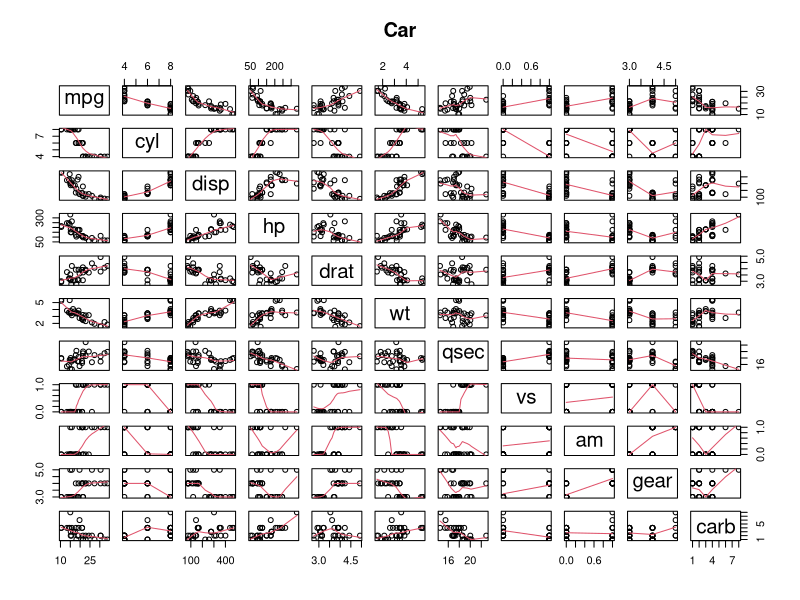
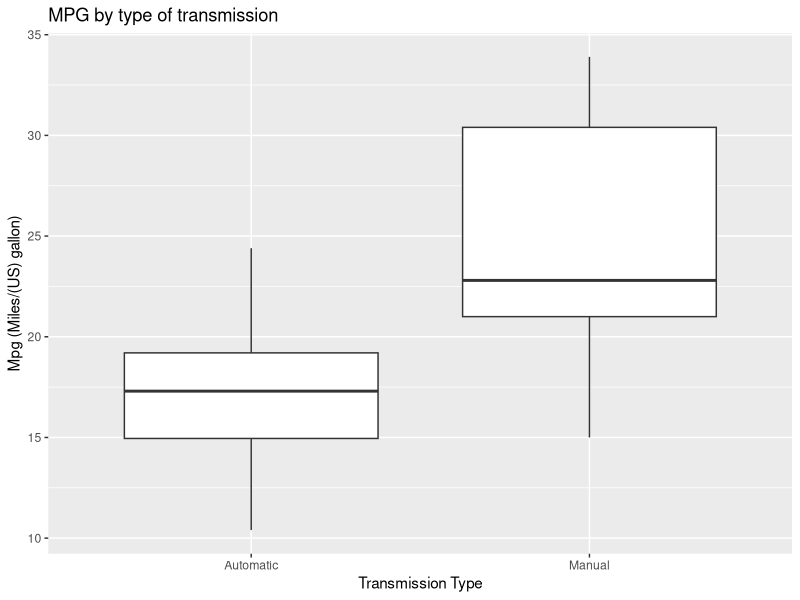
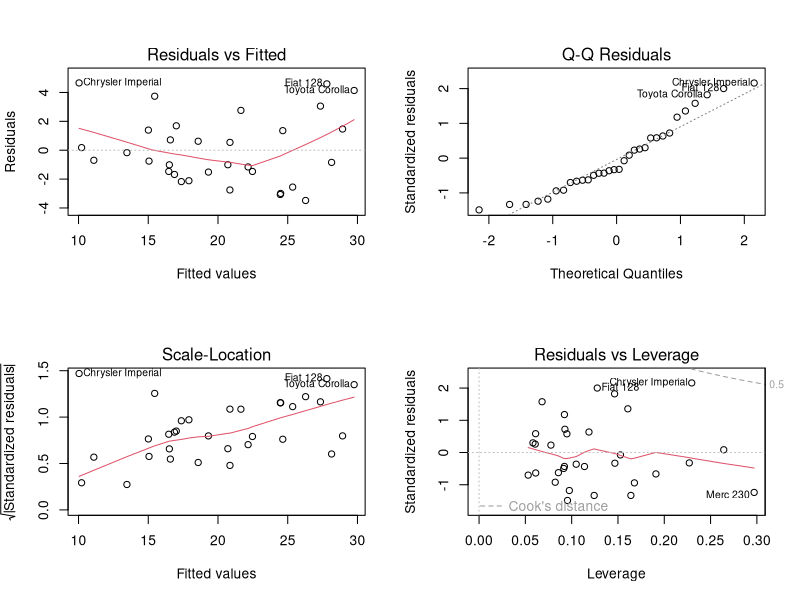

Reproduce these figures in R, in order.
## ---- chunk 1
data <- mtcars
head(data)
dim(data)
summary(data)
## ---- chunk 2
summary(lm(mpg ~. -1, data))$coef
## ---- chunk 3
pairs(data, panel=panel.smooth, main ="Car")

## ---- chunk 4
summary(data[data$am == 0, "mpg"])
## ---- chunk 5
summary(data[data$am == 1, "mpg"])
## ---- chunk 6
library(ggplot2)
ggplot(data, aes(x= factor(am, level=c(0,1), labels= c("Automatic","Manual")), y=mpg)) + geom_boxplot()+ labs(title ="MPG by type of transmission", x= "Transmission Type", y="Mpg (Miles/(US) gallon)")

## ---- chunk 7
par(mfrow =c(2,2))
fit <- step(lm(mpg ~ ., data))
summary(fit)
plot(fit)
